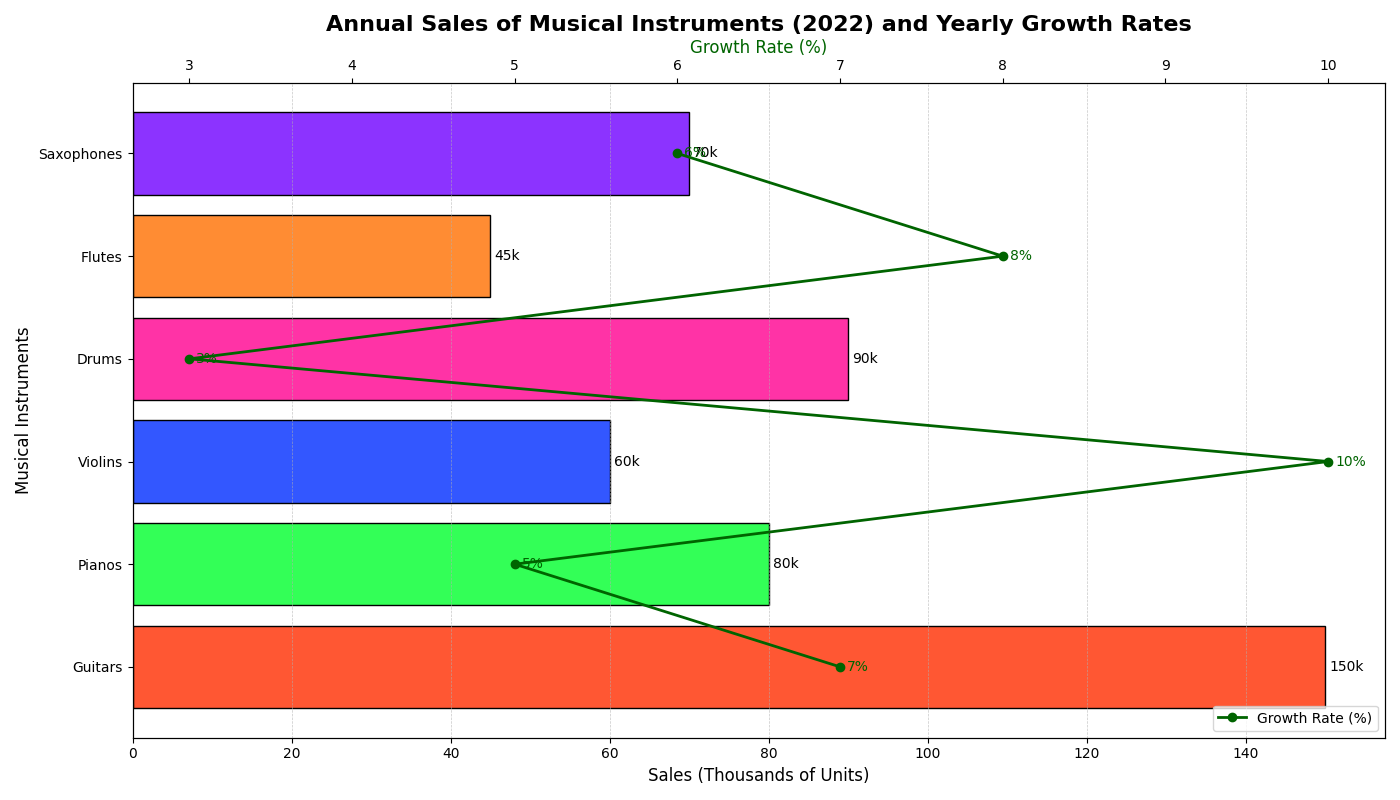

The Python source for this figure:
import matplotlib.pyplot as plt
import numpy as np

# Data
instruments = ['Guitars', 'Pianos', 'Violins', 'Drums', 'Flutes', 'Saxophones']
sales = [150, 80, 60, 90, 45, 70]  # Sales in thousands of units
growth_rates = [7, 5, 10, 3, 8, 6]  # Year-over-year growth rates in percentage

fig, ax1 = plt.subplots(figsize=(14, 8))

# Updated color palette for the bars
bar_colors = ['#ff5733', '#33ff57', '#3357ff', '#ff33a6', '#ff8c33', '#8c33ff']
bars = ax1.barh(instruments, sales, color=bar_colors, edgecolor='black', label='Sales (Thousands)')
ax1.set_ylabel('Musical Instruments', fontsize=12)
ax1.set_xlabel('Sales (Thousands of Units)', fontsize=12, color='black')
ax1.set_title('Annual Sales of Musical Instruments (2022) and Yearly Growth Rates', fontsize=16, fontweight='bold')
ax1.xaxis.grid(True, linestyle='--', linewidth=0.5, alpha=0.7)

# Annotate bar lengths
for bar in bars:
    width = bar.get_width()
    ax1.annotate(f'{width}k', xy=(width, bar.get_y() + bar.get_height() / 2),
                 xytext=(3, 0), textcoords="offset points", ha='left', va='center', fontsize=10)

# Create a secondary axis for growth rates
ax2 = ax1.twiny()
ax2.plot(growth_rates, instruments, color='darkgreen', marker='o', linestyle='-', linewidth=2, label='Growth Rate (%)')
ax2.set_xlabel('Growth Rate (%)', fontsize=12, color='darkgreen')

# Annotate growth rates
for i, rate in enumerate(growth_rates):
    ax2.annotate(f'{rate}%', xy=(rate, i),
                 xytext=(5, 0), textcoords="offset points", ha='left', va='center', fontsize=10, color='darkgreen')

# Create a legend for the line plot
lines, labels = ax2.get_legend_handles_labels()
ax2.legend(lines, labels, loc='lower right', fontsize=10)

# Tighten the layout and show the plot
fig.tight_layout()
plt.show()
